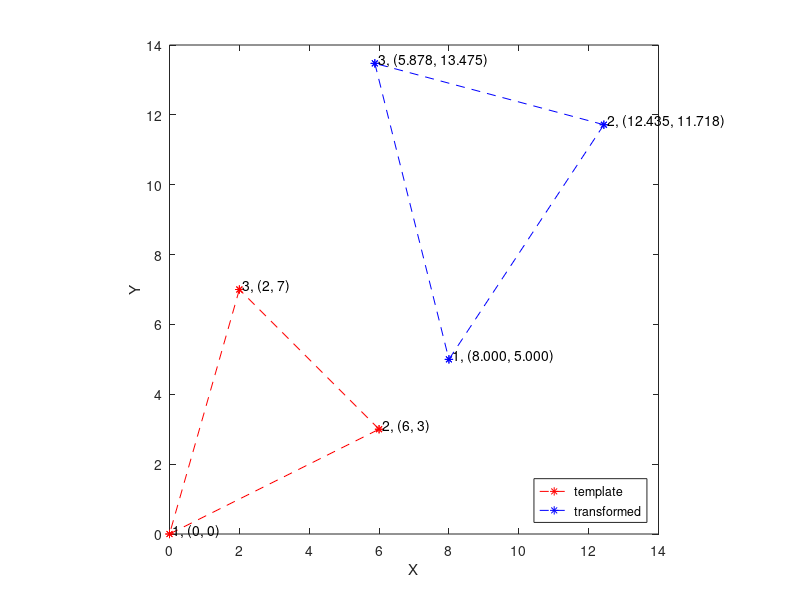

This chart was generated by the following MATLAB code:
clear all; clc; close all;

%% Define all given parameters
x = [0; 6; 2];
y = [0; 3; 7];
xy = [x y]';
Xc = 0;
xd = 8;
Yc = 0;
yd = 5;
k = 1.2;
theta = 30;

THETA = [cosd(theta) -sind(theta); sind(theta) cosd(theta)]; % transformation matrix
P = [(Xc+xd)*ones(1,size(xy,2)); (Yc+yd)*ones(1,size(xy,2))]; % P vector

offset = 0.1; % shift the overlaying text
XY = k*THETA*xy + P; % Calculate the transformed points

for i = 1:length(x) % plot them
    j = i+1;
    if j == length(x)+1
        j = 1;
    end
    plot([xy(1,i) xy(1,j)],[xy(2,i) xy(2,j)],'--r*',[XY(1,i) XY(1,j)],[XY(2,i) XY(2,j)],'--b*');
    txt = sprintf('%d, (%d, %d)', i,xy(1,i),xy(2,i));
    text(xy(1,i)+offset, xy(2,i)+offset, txt);
    txt = sprintf('%d, (%.3f, %.3f)', i,XY(1,i),XY(2,i));
    text(XY(1,i)+offset, XY(2,i)+offset, txt);
    hold on
end
axis square
legend('template','transformed','Location','southeast')
xlabel('X')
ylabel('Y')